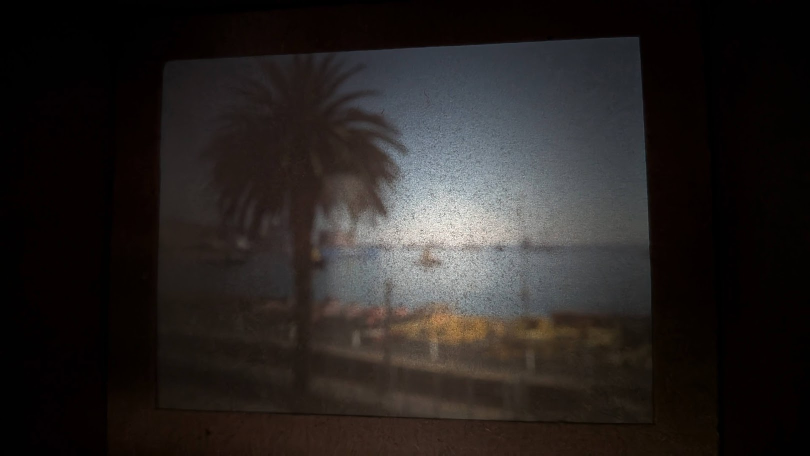
#> input picture 003/003 - LAB/mi_camara_oscura.jpg, 1620 x 911 px, found by its file name (shown at 1/2 size)
$ python '007 - recuperacion y preprocesamiento de imagenes propias - coronel_cintia.py'
#> lines starting #> are read from the running program, lines starting #| are printed output that depends on the picture
# Cuaderno extra: Recuperación y preprocesamiento de imágenes propias

## Objetivos

#- Cargar una imagen propia y describirla.
#- Detectar qué problema visual conviene corregir primero.
#- Aplicar una o dos operaciones de preprocesamiento con criterio.
#- Comparar la imagen original con la versión mejorada.
#- Guardar una imagen lista para usar en la actividad integradora.

## Antes de empezar

#No todas las imágenes necesitan el mismo tratamiento. En algunas puede convenir mejorar el contraste. En otras, recortar la zona útil. En otras, reducir ruido o corregir una dominante de iluminación.

#La pregunta importante no es "qué filtro aplico", sino "qué problema veo en la imagen y qué operación puede ayudarme a resolverlo".

from pathlib import Path

import cv2
import matplotlib.pyplot as plt
import numpy as np


def cargar_rgb(ruta):
    imagen_bgr = cv2.imread(str(ruta))
#> imagen_bgr is the input picture: shape (911, 1620, 3); mean B, G, R 32.8, 34.4, 39
    if imagen_bgr is None:
        raise FileNotFoundError(f"No se pudo abrir la imagen: {ruta}")
    return cv2.cvtColor(imagen_bgr, cv2.COLOR_BGR2RGB)


def mostrar_imagen(imagen, titulo="Imagen"):
    plt.figure(figsize=(6, 6))
    plt.imshow(imagen, cmap="gray" if imagen.ndim == 2 else None)
    plt.title(titulo)
    plt.axis("off")
    plt.show()


def mostrar_comparacion(original, procesada, titulo_original="Original", titulo_procesada="Procesada"):
    fig, axes = plt.subplots(1, 2, figsize=(12, 5))
    axes[0].imshow(original, cmap="gray" if original.ndim == 2 else None)
    axes[0].set_title(titulo_original)
    axes[0].axis("off")

    axes[1].imshow(procesada, cmap="gray" if procesada.ndim == 2 else None)
    axes[1].set_title(titulo_procesada)
    axes[1].axis("off")

    plt.tight_layout()
    plt.show()


def ajustar_brillo_contraste(imagen_rgb, alpha=1.2, beta=10):
    return cv2.convertScaleAbs(imagen_rgb, alpha=alpha, beta=beta)


def suavizar(imagen_rgb, kernel=5):
    return cv2.GaussianBlur(imagen_rgb, (kernel, kernel), 0)


def mejorar_contraste_clahe(imagen_rgb, clip_limit=2.0, tile=8):
    imagen_lab = cv2.cvtColor(imagen_rgb, cv2.COLOR_RGB2LAB)
    l, a, b = cv2.split(imagen_lab)
    clahe = cv2.createCLAHE(clipLimit=clip_limit, tileGridSize=(tile, tile))
    l_mejorado = clahe.apply(l)
    imagen_lab_mejorada = cv2.merge((l_mejorado, a, b))
    return cv2.cvtColor(imagen_lab_mejorada, cv2.COLOR_LAB2RGB)


def mostrar_histograma_gris(imagen_rgb):
    gris = cv2.cvtColor(imagen_rgb, cv2.COLOR_RGB2GRAY)
    hist, bins = np.histogram(gris.flatten(), bins=256, range=[0, 256])
    plt.figure(figsize=(10, 4))
    plt.plot(bins[:-1], hist, color="black")
    plt.title("Histograma en escala de grises")
    plt.xlabel("Intensidad")
    plt.ylabel("Cantidad de píxeles")
    plt.grid(alpha=0.3)
    plt.xlim(0, 255)
    plt.show()

## Parte 1. Cargá tu imagen

#Guardá tu archivo en la misma carpeta del notebook o escribí la ruta completa. Si tu imagen viene de la experiencia con cámara oscura, conviene elegir una captura donde todavía se reconozca bien la escena, aunque tenga poco contraste o zonas oscuras.

nombre_imagen = nombre_imagen = r"c:/Users/cin_c/OneDrive/Desktop/Repositorios/pdi/coronel-cintia-pdi-1c-2026/003/003 - LAB/mi_camara_oscura.jpg"
ruta = Path(nombre_imagen)

imagen_original = cargar_rgb(ruta)

print(f"Archivo cargado: {ruta}")
print(f"Forma: {imagen_original.shape}")
#| Forma: (911, 1620, 3)
print(f"Tipo de dato: {imagen_original.dtype}")
#| Tipo de dato: uint8

mostrar_imagen(imagen_original, "Imagen original")
mostrar_histograma_gris(imagen_original)
#> in mostrar_histograma_gris, `hist, bins = np.histogram(gris.flatten(), bins=256, range=[0, 256])`: hist = 256 values, max 209499 at index 2, min 2 at index 255, mean 5764.9; bins = 257 values from 0 to 256

## Parte 2. Diagnóstico inicial

#Escribí qué problema principal ves en la imagen.

problema_principal = "La imagen tiene los bordes muy oscuros, poco contraste en la zona central y está borrosa."
hipotesis_mejora = "Voy a eliminar los bordes y contrastarla."

print("Problema principal:", problema_principal)
print("Operación que voy a probar primero:", hipotesis_mejora)

## Parte 3. Recorte opcional de la zona útil

#Si la imagen tiene mucho fondo innecesario, podés recortar la región más importante antes de mejorarla. Si no necesitás recorte, dejá la imagen completa.

y1, y2 = 80,830
x1, x2 = 280,1380

imagen_recortada = imagen_original[y1:y2, x1:x2]
mostrar_comparacion(imagen_original, imagen_recortada, "Original", "Región de trabajo")
#> in mostrar_comparacion, `plt.show()`:
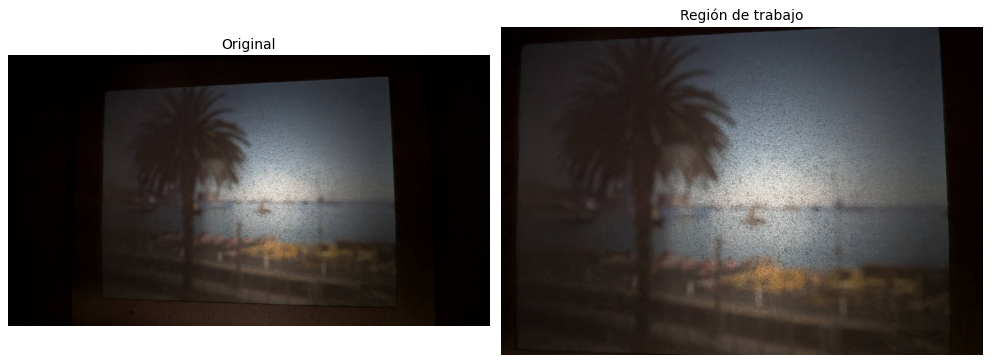
#> figure drawn by matplotlib, 2 panels

## Parte 4. Probá mejoras de preprocesamiento

#Acá tenés tres operaciones posibles. No hace falta usar todas. La idea es que pruebes, compares y decidas cuál te sirve más para preparar la imagen.

brillo_contraste = ajustar_brillo_contraste(imagen_recortada, alpha=1.4, beta=20)
#> in ajustar_brillo_contraste, `return cv2.convertScaleAbs(imagen_rgb, alpha=alpha, beta=beta)`:
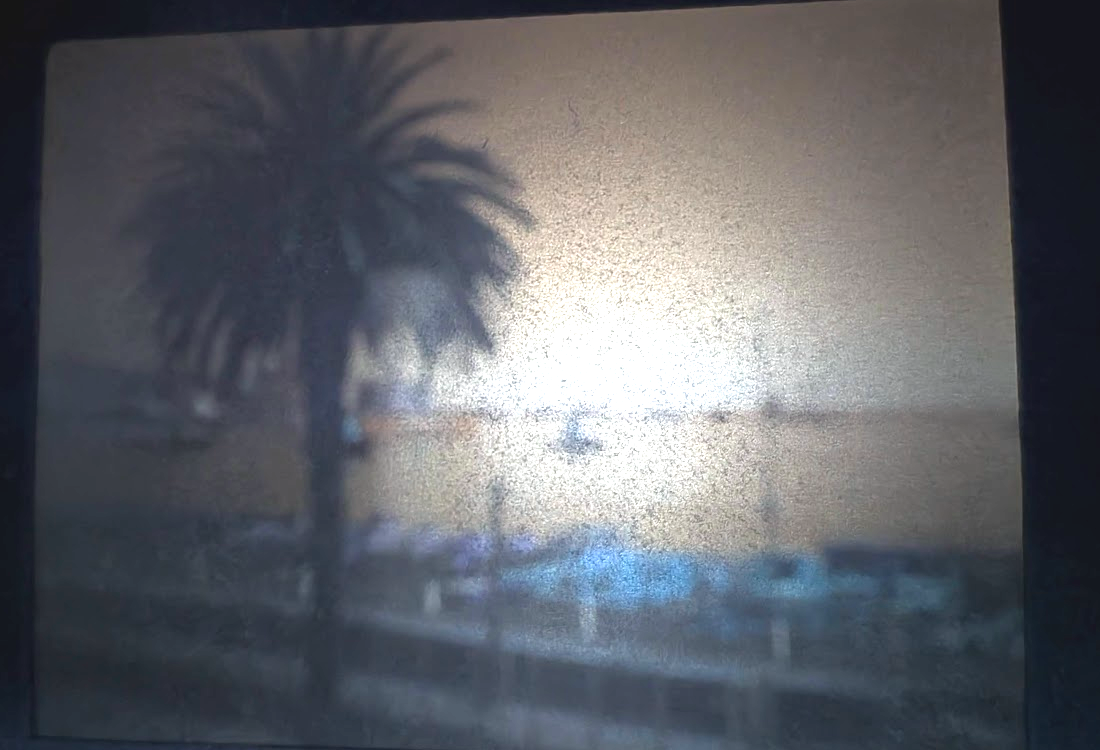
#> returned value: shape (750, 1100, 3); mean of channels 0, 1, 2 105.7, 99.7, 97.4; drawn as B, G, R
clahe = mejorar_contraste_clahe(imagen_recortada, clip_limit=2.0, tile=8)
#> in mejorar_contraste_clahe, `imagen_lab = cv2.cvtColor(imagen_rgb, cv2.COLOR_RGB2LAB)`: imagen_lab: shape (750, 1100, 3); mean of channels 0, 1, 2 61.4, 129.8, 129.8
#> in mejorar_contraste_clahe, `l, a, b = cv2.split(imagen_lab)`:
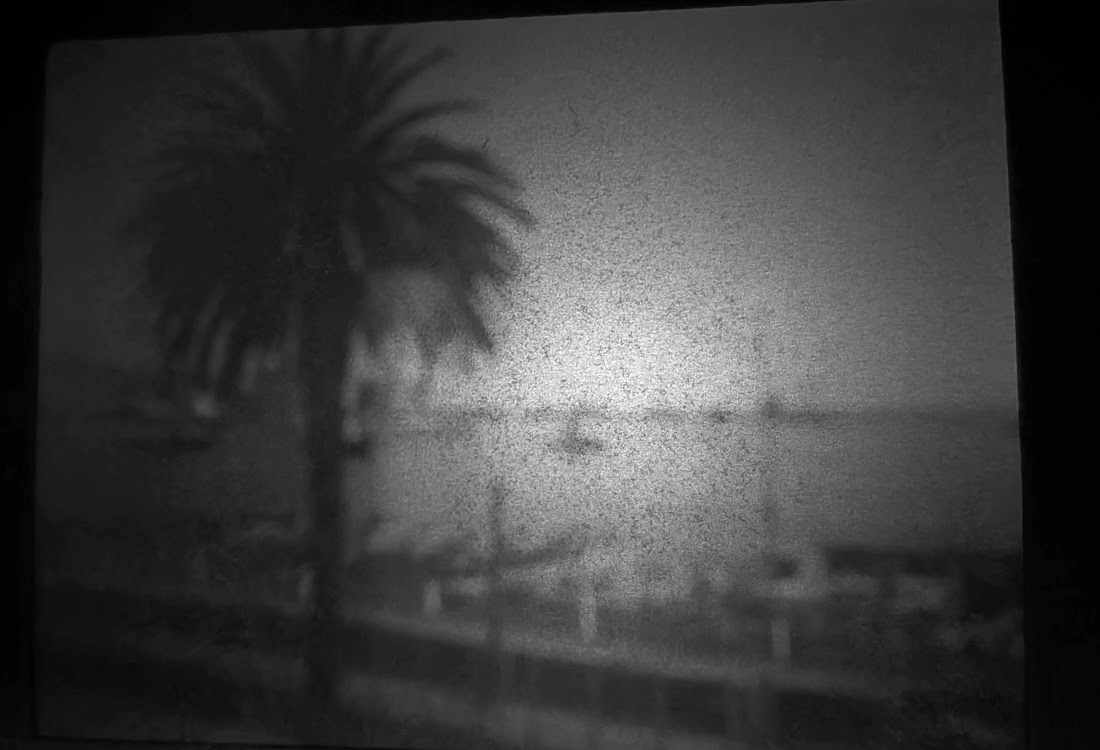
#> l: shape (750, 1100); min 0, max 255, mean 61.4
#> in mejorar_contraste_clahe, `l, a, b = cv2.split(imagen_lab)`:
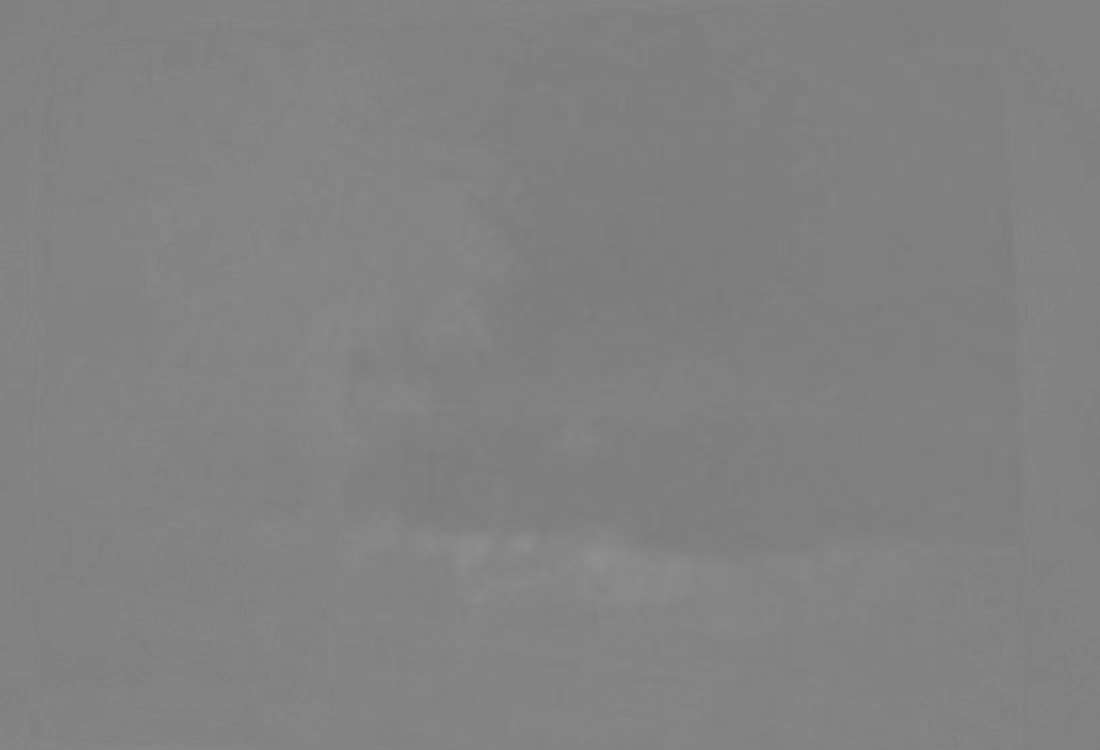
#> a: shape (750, 1100); min 123, max 144, mean 129.8
#> in mejorar_contraste_clahe, `l_mejorado = clahe.apply(l)`:
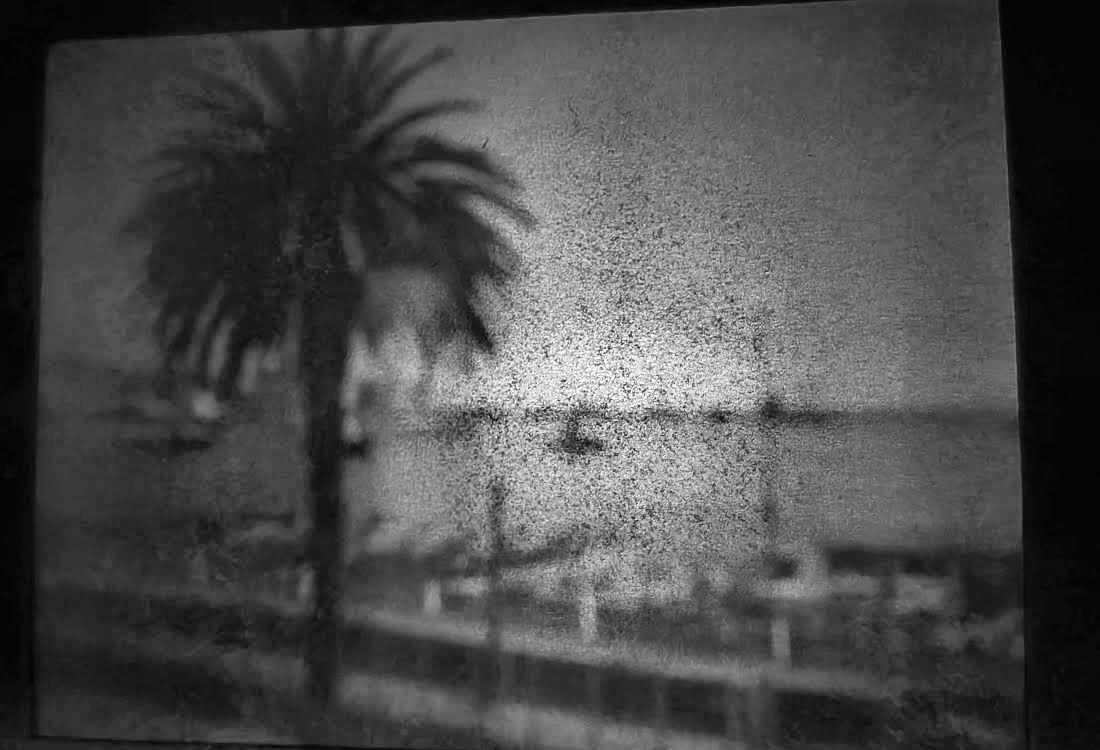
#> l_mejorado: shape (750, 1100); min 1, max 255, mean 73.7
#> in mejorar_contraste_clahe, `imagen_lab_mejorada = cv2.merge((l_mejorado, a, b))`: imagen_lab_mejorada: shape (750, 1100, 3); mean of channels 0, 1, 2 73.7, 129.8, 129.8
suavizada = suavizar(imagen_recortada, kernel=5)

fig, axes = plt.subplots(2, 2, figsize=(12, 10))
axes[0, 0].imshow(imagen_recortada)
axes[0, 0].set_title("Base para trabajar")
axes[0, 0].axis("off")

axes[0, 1].imshow(brillo_contraste)
axes[0, 1].set_title("Brillo y contraste")
axes[0, 1].axis("off")

axes[1, 0].imshow(clahe)
axes[1, 0].set_title("Mejora local de contraste")
axes[1, 0].axis("off")

axes[1, 1].imshow(suavizada)
axes[1, 1].set_title("Suavizado")
axes[1, 1].axis("off")

plt.tight_layout()
plt.show()

## Parte 5. Elegí una versión final

#Elegí cuál de las variantes te conviene conservar como imagen preprocesada. Si querés, también podés combinar operaciones en dos pasos, por ejemplo: primero mejorar contraste y después suavizar.

# Elegí una opción o combiná operaciones.
#imagen_preprocesada = clahe

# Ejemplo de combinación posible:
# imagen_preprocesada = suavizar(ajustar_brillo_contraste(imagen_recortada, alpha=1.3, beta=15), kernel=5)
imagen_preprocesada = suavizar(mejorar_contraste_clahe(imagen_recortada, clip_limit=2.0, tile=8), kernel=3)
#> call 2 of suavizar, with kernel = 3
#> in suavizar (call 2), `return cv2.GaussianBlur(imagen_rgb, (kernel, kernel), 0)`:
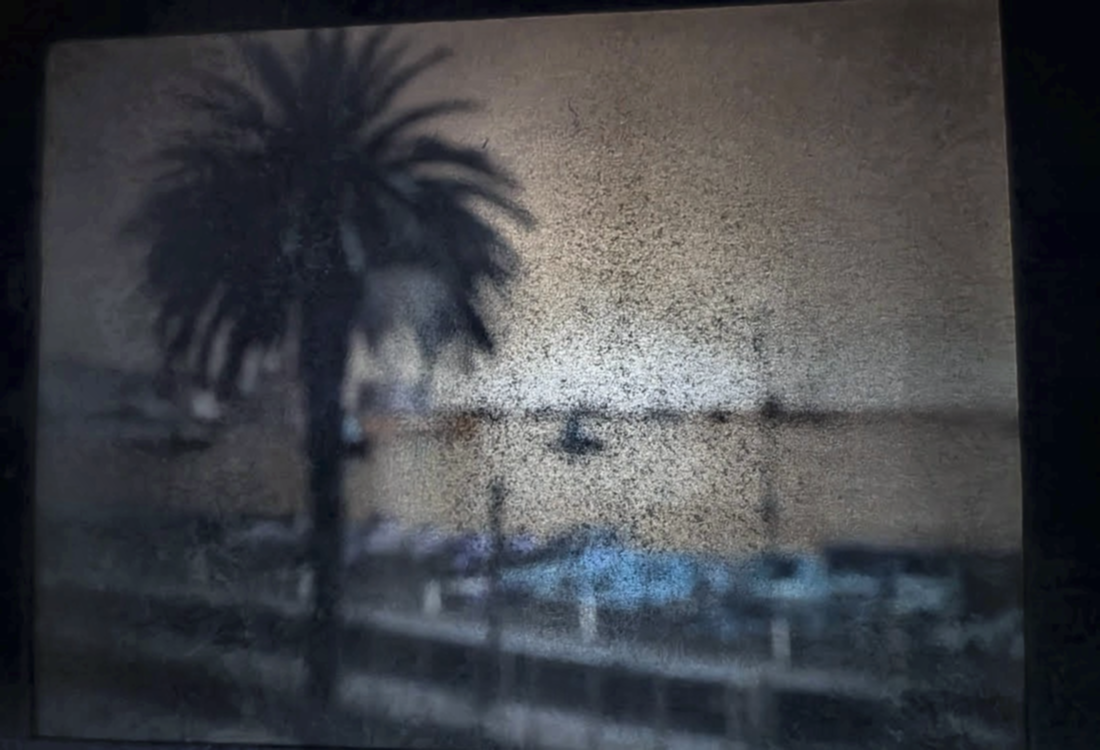
#> returned value: shape (750, 1100, 3); mean of channels 0, 1, 2 73.4, 68.9, 67.1; drawn as B, G, R

mostrar_comparacion(imagen_recortada, imagen_preprocesada, "Antes del preprocesamiento", "Versión final elegida")
mostrar_histograma_gris(imagen_preprocesada)
#> in mostrar_histograma_gris (call 2), `hist, bins = np.histogram(gris.flatten(), bins=256, range=[0, 256])`: hist = 256 values, max 15970 at index 9, min 0 at index 0, mean 3222.7
#> in mostrar_histograma_gris (call 2), `plt.show()`:
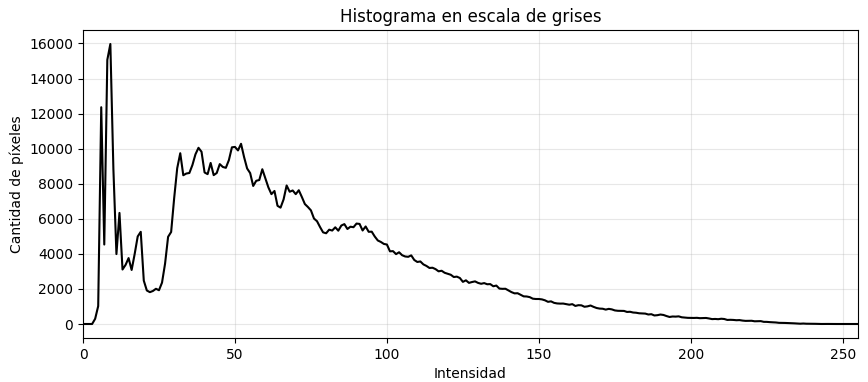
#> figure drawn by matplotlib, 1 panel; curve peaks at x = 9, y = 15970

## Parte 6. Guardá el resultado para la actividad integradora

#El objetivo es que el próximo cuaderno pueda tomar esta imagen como punto de partida.

salida = Path("imagen_preprocesada.png")
cv2.imwrite(str(salida), cv2.cvtColor(imagen_preprocesada, cv2.COLOR_RGB2BGR))
print(f"Imagen guardada en: {salida.resolve()}")

## Cierre escrito

#Respondé con tus palabras:

#1. ¿Qué problema principal tenía la imagen original?
# La imagen original tenía los bordes muy oscuros, bajo contraste general y ruido granulado visible especialmente en las zonas claras.

#2. ¿Qué operación u operaciones usaste para mejorarla?
# Primero recorté la región útil para eliminar los bordes negros. Luego apliqué CLAHE (mejora local de contraste) para realzar los detalles sin sobreexponer las zonas ya claras.

#3. ¿Qué cambió entre la imagen original y la preprocesada?
# El cielo quedó más definido y con mejor color y los edificios del fondo ganaron detalle. Lo malo es que el ruido granulado se intensificó.

#4. ¿Por qué pensás que esta nueva versión puede servir mejor para segmentar?
# Si mejoramos el contraste, se ganan detalles y definiciones en la imagen que permiten diferenciar más las partes.

### Siguiente paso

#Usá `imagen_preprocesada.png` en `008 - actividad integradora - segmentacion por color.ipynb` como imagen de entrada principal.
